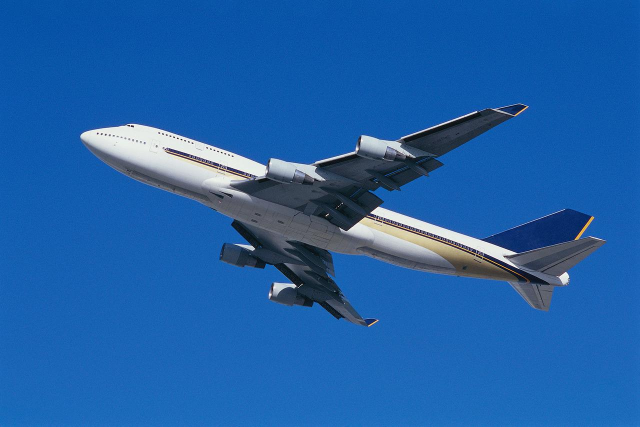
%> input picture img/airplane.jpg, 1280 x 853 px (shown at 1/2 size)
$ octave --eval "cnnWithImg('img/airplane.jpg');"   (GNU Octave 9; MATLAB toolbox functions it lacks are replaced by stand-ins)
%> lines starting %> are read from the running program, lines starting %| are printed output that depends on the picture
### imgNormalization.m
function outMat = imgNormalization(inMat)
    %normalize input image
    outMat = double(inMat)/255.0 - 0.5;
end

### convolve.m
function outMat = convolve(inMat,filters,bias)
    outMat = zeros(size(inMat,1),size(inMat,2),size(filters,4));
    for k = 1:size(filters, 4)
        %iterate through all the filter
        for channel = 1:size(inMat,3)
            %convolution for each channel
            outMat(:,:,k)=outMat(:,:,k)+conv2(inMat(:,:,channel), filters(:,:,channel,k), 'same');
        end
        %add bias
        outMat(:,:,k) = outMat(:,:,k) + bias(k);
    end
end

### forwardPassWithLayersResult.m
function probVec = forwardPassWithLayersResult(inImg, parameters, biasvectors, root)

    %inImg: 32 x 32 x 3
    %parameters: filterbanks 1 x 18 cell
    %biasvectors: 1 x 18 cell

    if ~exist('root', 'var')
        root = '.';
    end
    load debuggingTest.mat;

    %nomalize input img
    img = imgNormalization(inImg);


    %layer 2 convolve
    filters = parameters{2};
    bias = biasvectors{2};
    img = convolve(img, filters, bias);
    save_result(img, 'layers_result/layer2', root)


    %layer 3 ReLu
    img = relu(img);
    save_result(img, 'layers_result/layer3', root)

    %layer 4 convolve
    filters = parameters{4};
    bias = biasvectors{4};
    img = convolve(img, filters, bias);
    save_result(img, 'layers_result/layer4', root)

    %layer 5 ReLu
    img = relu(img);
    save_result(img, 'layers_result/layer5', root)


    %layer 6 maxpooling
    img = maxPool(img);
    save_result(img, 'layers_result/layer6', root)


    %layer 7 convolve
    filters = parameters{7};
    bias = biasvectors{7};
    img = convolve(img, filters, bias);
    save_result(img, 'layers_result/layer7', root)

    %layer 8 ReLu
    img = relu(img);
    save_result(img, 'layers_result/layer8', root)

    %layer 9 convolve
    filters = parameters{9};
    bias = biasvectors{9};
    img = convolve(img, filters, bias);
    save_result(img, 'layers_result/layer9', root)

    %layer 10 ReLu
    img = relu(img);
    save_result(img, 'layers_result/layer10', root)

    %layer 11 maxpool
    img = maxPool(img);
    save_result(img, 'layers_result/layer11', root)

    %layer 12 convolve
    filters = parameters{12};
    bias = biasvectors{12};
    img = convolve(img, filters, bias);
    save_result(img, 'layers_result/layer12', root)

    %layer 13 ReLu
    img = relu(img);
    save_result(img, 'layers_result/layer13', root)

    %layer 14 convolve
    filters = parameters{14};
    bias = biasvectors{14};
    img = convolve(img, filters, bias);
    save_result(img, 'layers_result/layer14',root)

    %layer 15 ReLu
    img = relu(img);
    save_result(img, 'layers_result/layer15',root)

    %layer 16 maxpool
    img = maxPool(img);
    save_result(img, 'layers_result/layer16',root)


    %layer 17 fullconnect
    filters = parameters{17};
    bias = biasvectors{17};
    img = fullyConnected(img, filters, bias);

    %layer 18 softmax
    probVec = softmax(img);
end

function save_result(imgs, path, root)
    if ~exist([root, '/', path], 'dir')
        mkdir([root,'/', path])
    end
    for i=1:size(imgs, 3)
        img = enlargeImg(imgs(:,:,i), 16);
        imwrite(img,[root,'/', path,'/',num2str(i),'.jpg'])
    end
end

function newImg = enlargeImg(img, scale)
    new_size = size(img, 1) * scale;
    newImg = zeros(new_size);
    for i=1:new_size
        for j=1:new_size
            newImg(i, j) = img(int32(ceil(i/scale)), int32(ceil(j/scale)));
        end
    end
end

### relu.m
function outMat = relu(inMat)
    outMat = (inMat > 0) .* inMat;
end

### cnnWithImg.m
function cnnWithImg(imgPath)
%> called with imgPath = 'img/airplane.jpg'
    load('CNNparameters.mat');
    load('classlabels.mat');
    im = imread(imgPath);
%> im is the input picture: size 853x1280x3 uint8; mean R, G, B 31.5, 96.1, 167
    im = imresize(im, [32, 32]);
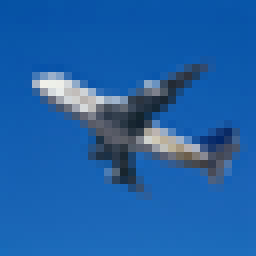
%> im: size 32x32x3 uint8 (shown 8 times larger); mean R, G, B 31.5, 96.1, 167
    [~, name, ~] = fileparts(imgPath);

    probvec = forwardPassWithLayersResult(im, filterbanks, biasvectors, ['result/', name]);
%> the loop in save_result, `for i=1:size(imgs, 3)` made 10 passes
%> pass 1, in save_result, `img = enlargeImg(imgs(:,:,i), 16);`:
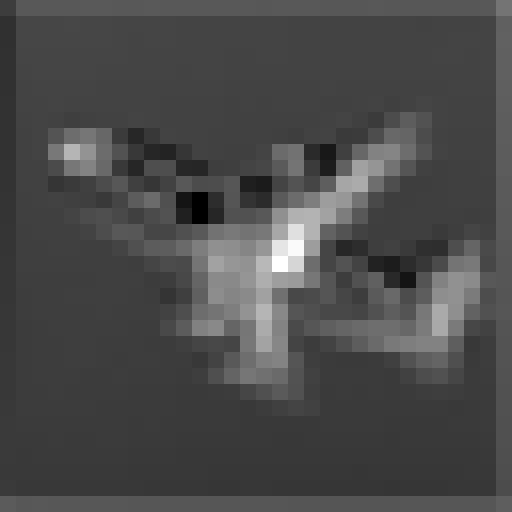
%> img: size 512x512 double; min -1.91, max 1.47, mean -0.916; drawn with min black and max white
%> pass 1, in save_result, `imwrite(img,[root,'/', path,'/',num2str(i),'.jpg'])`:
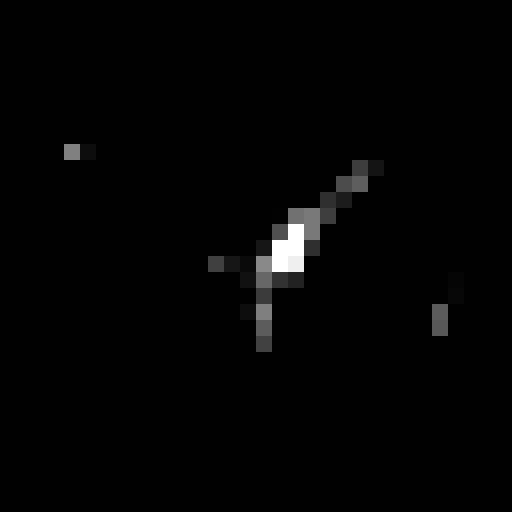
%> saved as 1.jpg: size 512x512 uint8; min 0, max 255, mean 3.2
%> pass 2, in save_result, `img = enlargeImg(imgs(:,:,i), 16);`:
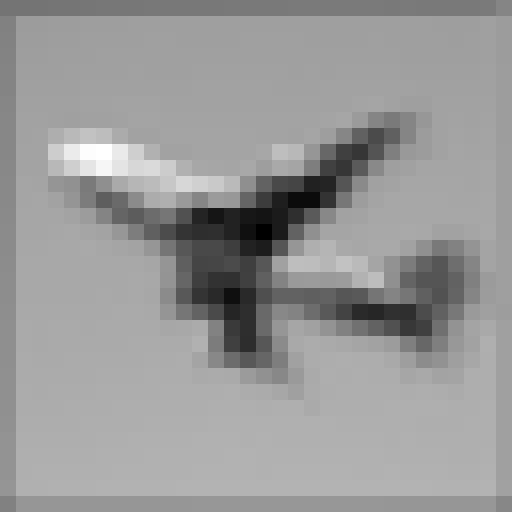
%> img: size 512x512 double; min -1.58, max 1.68, mean 0.375; drawn with min black and max white
%> pass 2, in save_result, `imwrite(img,[root,'/', path,'/',num2str(i),'.jpg'])`:
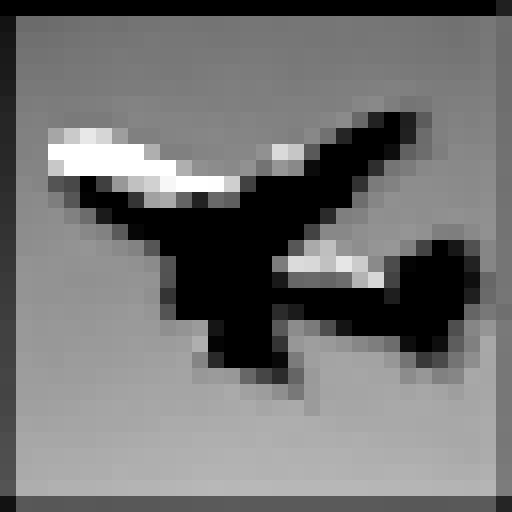
%> saved as 2.jpg: size 512x512 uint8; min 0, max 255, mean 114.4
    [prob, maxIdx] = max(probvec);
    fprintf('The prediction is %s with prob %.4f\n', classlabels{maxIdx}, prob);
    [~, idx] = sort(probvec);
    idx = squeeze(idx);
    idx = flipud(idx);
    fprintf('Top Three prediciton\n');
    for i = 1:3
        fprintf('%d %s %.4f\n', i, classlabels{idx(i)}, probvec(idx(i)))
    end
end
%> (the run ends here)
